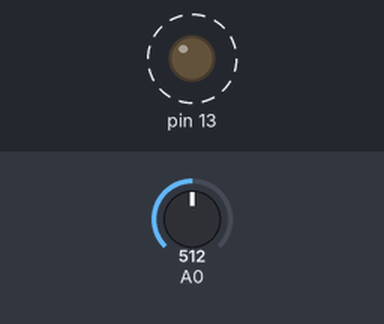
Bench run of a sketch on a simulated Arduino Uno, built with avr-gcc and run on an emulated ATmega328P. Parts: output pins drawn as LEDs (lit = HIGH). Dashed ring = blinking. The test bench sets the inputs (shaded band); at power-on: A0 = 512.

Above: at 1.8 s.
1.9 s: A0 set to 0
At 2.4 s:
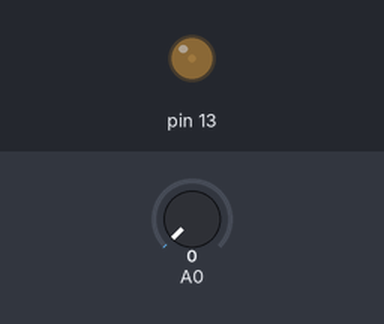
3.6 s: A0 set to 122
At 3.9 s:
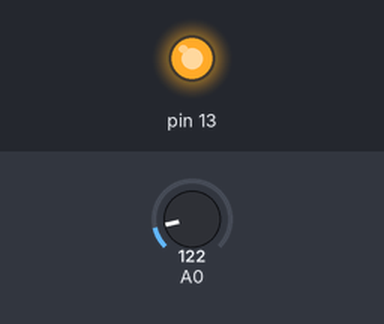
Timing chart, 0 to 13.1 s (numbered marks = the images above; inputs shaded):
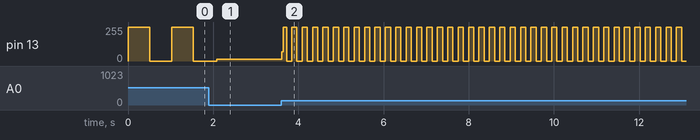

Measured:
- after the input at 3.6 s, pin 13: 15/255 → 68/255 at once, then moves between 0/255 and 255/255, repeating every 0.24 s
- by itself, pin 13: alternates 255/255 for 0.51 s and 0/255 for 0.51 s

The sketch:

AnalogInput.ino
```cpp
// (licence header left out)
// AnalogInput: a potentiometer on A0 sets how fast D13 blinks. analogRead
// gives the wiper's voltage as a number from 0 (0 V) to 1023 (5 V), and the
// program waits that many milliseconds between each change.
void setup() {
  pinMode(13, OUTPUT);
}

void loop() {
  int wait = analogRead(A0);
  digitalWrite(13, HIGH);
  delay(wait);
  digitalWrite(13, LOW);
  delay(wait);
}
```
